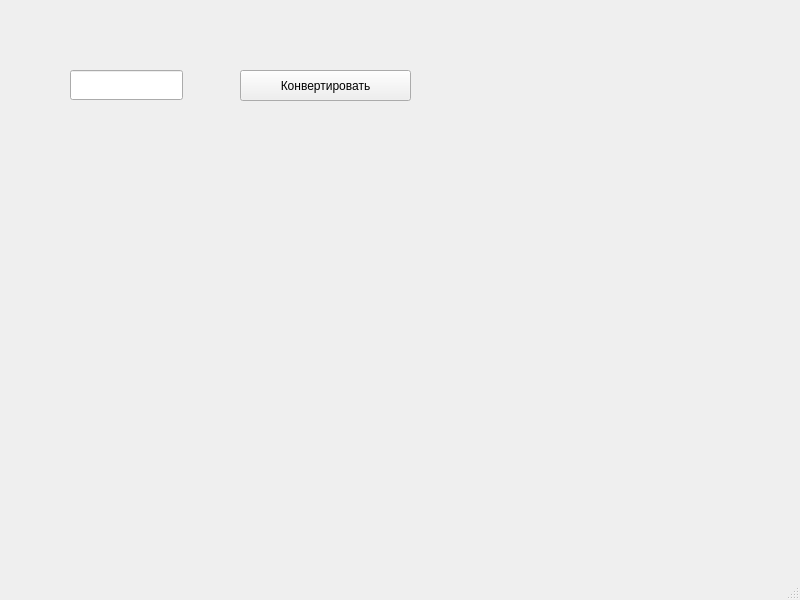
<?xml version="1.0" encoding="UTF-8"?>
<ui version="4.0">
 <class>MainWindow</class>
 <widget class="QMainWindow" name="MainWindow">
  <property name="geometry">
   <rect>
    <x>0</x>
    <y>0</y>
    <width>800</width>
    <height>600</height>
   </rect>
  </property>
  <property name="windowTitle">
   <string>MainWindow</string>
  </property>
  <widget class="QWidget" name="centralwidget">
   <widget class="QLineEdit" name="lineEdit">
    <property name="geometry">
     <rect>
      <x>70</x>
      <y>70</y>
      <width>113</width>
      <height>30</height>
     </rect>
    </property>
   </widget>
   <widget class="QLabel" name="label">
    <property name="geometry">
     <rect>
      <x>70</x>
      <y>130</y>
      <width>131</width>
      <height>51</height>
     </rect>
    </property>
    <property name="text">
     <string/>
    </property>
   </widget>
   <widget class="QPushButton" name="pushButton">
    <property name="geometry">
     <rect>
      <x>240</x>
      <y>70</y>
      <width>171</width>
      <height>31</height>
     </rect>
    </property>
    <property name="text">
     <string>Конвертировать</string>
    </property>
   </widget>
  </widget>
  <widget class="QMenuBar" name="menubar">
   <property name="geometry">
    <rect>
     <x>0</x>
     <y>0</y>
     <width>800</width>
     <height>27</height>
    </rect>
   </property>
  </widget>
  <widget class="QStatusBar" name="statusbar"/>
 </widget>
 <resources/>
 <connections/>
</ui>
